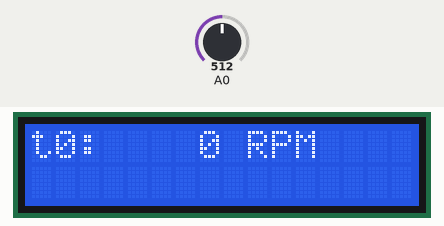
Bench run of a sketch on a simulated Arduino Uno, built with avr-gcc and run on an emulated ATmega328P. Shown: 16×2 character LCD. The inputs (shaded band) are chosen by the test bench; at power-on: A0 = 512.

Above: at 1.2 s.
1.3 s: A0 set to 900
At 2.6 s:
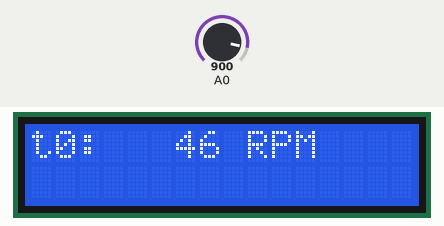
Timing chart, 0 to 4.3 s (numbered marks = the images above; inputs shaded):
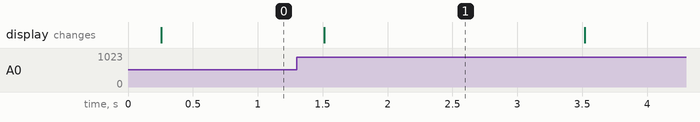

Measured:
- after the input at 1.3 s, the display: changes after 0.21 s (image 1)
- what the display in image 1 shows lasts 2.0 s, from 1.5 s to 3.5 s

The sketch:

Tachometer.ino
```cpp
#include "tach.h"
#include <LiquidCrystal.h>

// Update display every 250 millis
#define UPDATE 250

// Define the pins of the LCD and tachometer
LiquidCrystal lcd(7,6,5,4,3,2);
tach t0(A0);
unsigned long lastPrint = 0;

// Setup function initializes the LCD
void setup() {
	lcd.begin(16,2);
	lcd.clear();
}

void loop() {
	// Read tachometer as fast as possible
	t0.update();

	// Print the results every UPDATE interval
	if(millis() - lastPrint > UPDATE) {
		lastPrint = millis();
		lcd.clear();
		lcd.print("t0: ");
		if(t0.RPM <10)
			lcd.print("   ");
		else if(t0.RPM < 100)
			lcd.print("  ");
		else if(t0.RPM < 1000)
			lcd.print(" ");
		lcd.print(t0.RPM);
		lcd.print(" RPM");

	}
}
```

tach.cpp
```cpp
/*
 * tach.c
 * Tachometer
 */

#include "tach.h"

// Constructor takes the pin of the optical sensor
tach::tach(int p) {
	pin = p;
	lastTrigger = 0;
	recalibrate();
}

// This resets the calibration of the line sensor
void tach::recalibrate() {
	Serial.println("Tachometer recalibrating!");
	max = 0;
	min = 1024;
	ready = 0;
	triggered = 0;
	RPM = 0;
}

char tach::update() {
	char updated = 0;
	unsigned long deltaT;
	// Read the pin and update min/max reading
	int currentReading = analogRead(pin);
	if(currentReading > max)
		max = currentReading;
	if(currentReading < min)
		min = currentReading;

	// If min and max are greater than the hysteresis we can calculate the threshold to
	// trigger the sensor
	if(max-min > HIST) {
		ready = 1;
		threshold = min + 0.75*(max-min);
	}

	// If ready compute the RPM
	if(ready == 1) {
		// Update the trigger and calculate RPM;
		if(triggered == 0 && currentReading > threshold) {	// on rising edge set trigger
			updated = 1;
			triggered = 1;
			deltaT = micros() - lastTrigger;
			lastTrigger = lastTrigger + deltaT;
			RPM = 60000000 / deltaT;
		}

		else if (triggered == 1 && currentReading < threshold) { // On falling edge reset
			triggered = 0;
		}
		else {	// Otherwise test for stale signal
			deltaT = micros() - lastTrigger;
			if(deltaT > 2000000) {
				recalibrate();
				updated = 1;
			}
		}
	}
	return updated;
}
```

tach.h
```cpp
/*
 * tach.h
 * Tachometer that reads an optical sensor on a specified pin
 *
 * The sensor should be aimed at a black line on a white shaft. Everytime the line
 * passes the sensor the speed of the shaft is calculated in rotations/minute
 *
 * Run the update function in your loop and read RPM to get a result.
 * https://www.sparkfun.com/products/11769
 */

#include "Arduino.h"

// The hysteresys between a low and high signal
#define HIST 350

class tach {
	private:
		char ready;
		int max;
		int min;
		int threshold;
		unsigned long lastTrigger;
		int pin;
		char triggered;
		void recalibrate();
	public:
		int RPM;
		char update();
		tach(int p);
};
```
